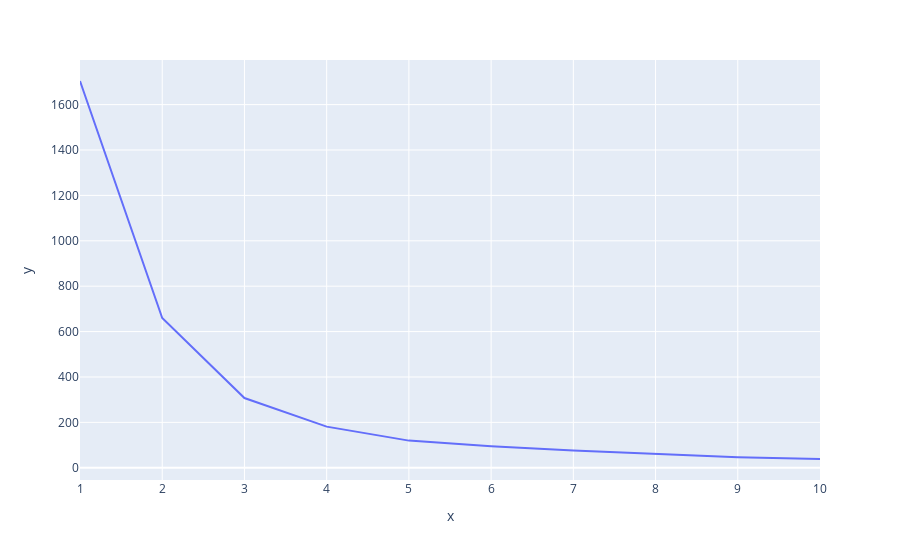

Notebook code for this chart:
### Code cell
# Gráfico para auxiliar na quantidade de clusters
# Definição de 3 Clusters para aplicação do K-Means - Método Cotovelo
grafico = px.line(x = range(1,11), y = wcss)
grafico.show()

### Figure 1 — Plotly figure (JSON) as saved in the notebook; plotly's stock layout.template omitted (floating-point values rounded to 4 significant figures)
{"data": [{"hovertemplate": "x=%{x}<br>y=%{y}<extra></extra>", "legendgroup": "", "line": {"color": "#636efa", "dash": "solid"}, "marker": {"symbol": "circle"}, "mode": "lines", "name": "", "orientation": "v", "showlegend": false, "type": "scatter", "x": [1, 2, 3, 4, 5, 6, 7, 8, 9, 10], "xaxis": "x", "y": [1704.0, 659.6, 307.3, 181.2, 119.5, 95.05, 75.77, 59.72, 46.43, 38.57], "yaxis": "y"}], "layout": {"legend": {"tracegroupgap": 0}, "margin": {"t": 60}, "xaxis": {"anchor": "y", "domain": [0, 1], "title": {"text": "x"}}, "yaxis": {"anchor": "x", "domain": [0, 1], "title": {"text": "y"}}}}
